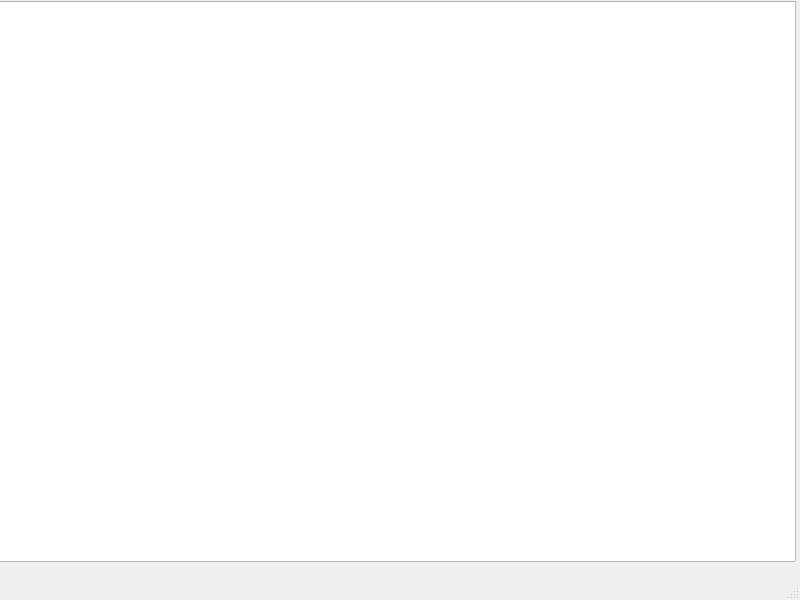
<?xml version="1.0" encoding="UTF-8"?>
<ui version="4.0">
 <class>MainWindow</class>
 <widget class="QMainWindow" name="MainWindow">
  <property name="geometry">
   <rect>
    <x>0</x>
    <y>0</y>
    <width>800</width>
    <height>600</height>
   </rect>
  </property>
  <property name="windowTitle">
   <string>Рабочие станции</string>
  </property>
  <widget class="QWidget" name="centralwidget">
   <widget class="QTableWidget" name="tableWidget">
    <property name="geometry">
     <rect>
      <x>-5</x>
      <y>1</y>
      <width>801</width>
      <height>561</height>
     </rect>
    </property>
   </widget>
  </widget>
  <widget class="QMenuBar" name="menubar">
   <property name="geometry">
    <rect>
     <x>0</x>
     <y>0</y>
     <width>800</width>
     <height>22</height>
    </rect>
   </property>
  </widget>
  <widget class="QStatusBar" name="statusbar"/>
 </widget>
 <resources/>
 <connections/>
</ui>
